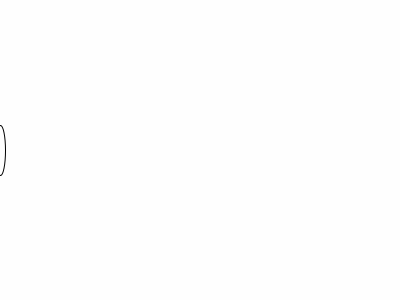
Frame 1 (no input)
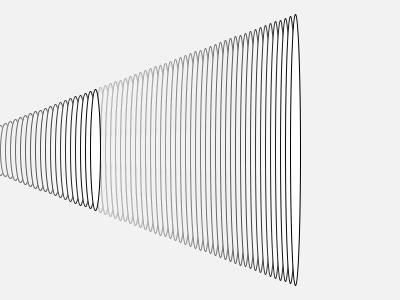
Frame 60 (the mouse pressed at the canvas centre just before this capture)
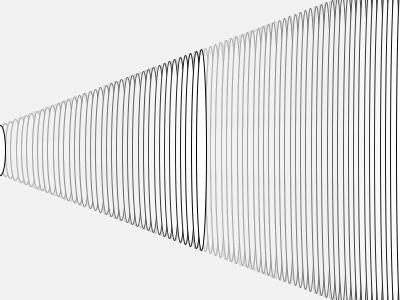
Frame 120 (the mouse held since frame 60 and released just before this capture)

The Processing sketch that drew these frames (run headless with seeded random() and noise(); from frame 60 on, the mouse is pressed at the canvas centre):

// Processing sketch: Echolocation
// ── Echolocation.pde
void setup() {
  size(400, 300);
  background(255,255,255); 
}

float c = 5;
float x = 0;
float x2 = -200;
float y = 150;
void draw() {
  fill(220,10);
  rect(-1, -1, 401, 301);
  fill(255,255,255);
  ellipse(x, y, 10, 3*x/4 + 50);
  ellipse(x2, y, 10, 3*x2/4 + 50);
  x += c;
  x2 += c;
  
  if (x >= 405){
    x = 0;
    c += .3;
  }
  
  if (x2 >= 405){
    x2 = 0;
  }
}
